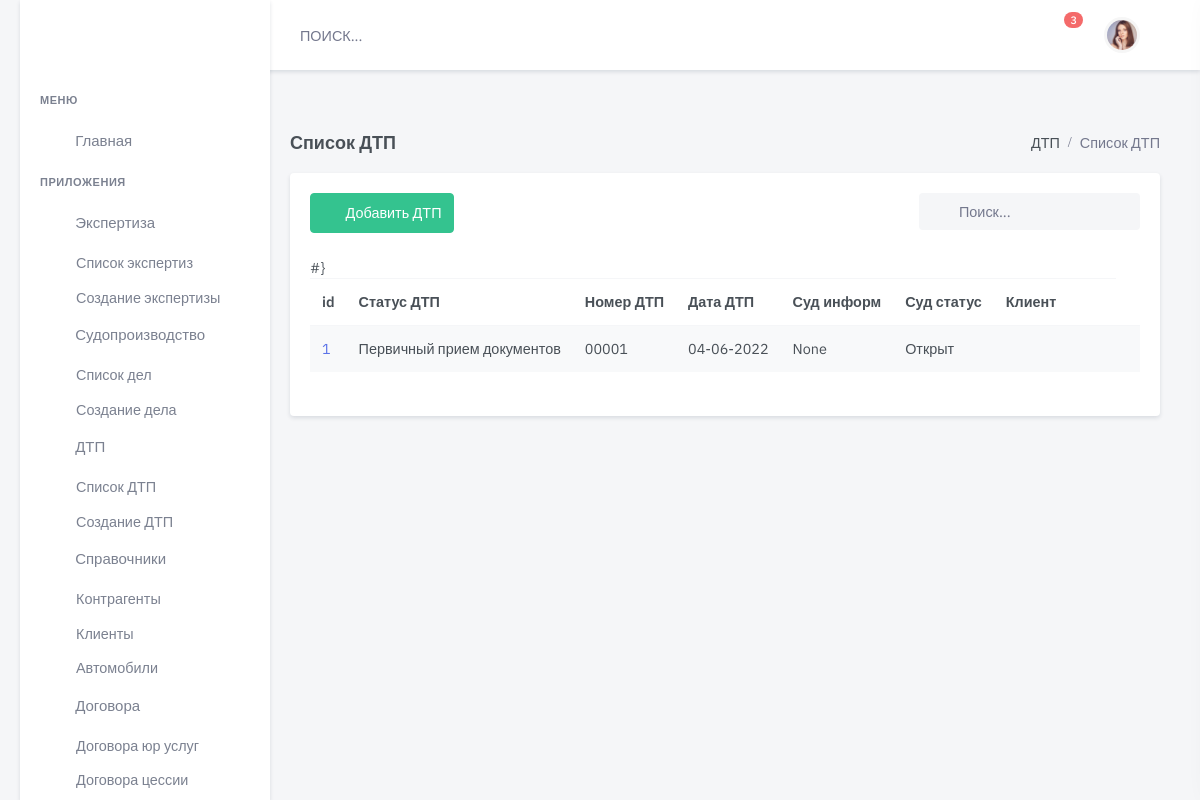
The page /accident/ on the database its author committed.
### accident/models.py (models this page shows, shortened)
class Accident(models.Model):
    status = models.ForeignKey(
        Status,
        on_delete=models.CASCADE,
        related_name='status_acc',
        blank=True,
        null=True, verbose_name='Статус  дела о ДТП')
    data = models.DateField(
        blank=True,
        null=True,
        default=None,
        verbose_name='Дата ДТП ')
    time = models.TimeField(
        blank=True,
        null=True,
        default=None,
        verbose_name='Время ДТП ')
    location_accident = models.CharField(
        max_length=400,
        blank=True,
        default=None,
        verbose_name='Место ДТП')
    number = models.CharField(
        max_length=24,
        blank=True,
        null=True,
        default=None,
        verbose_name='Номер протокола')
    dtp_doc = models.ForeignKey(
        AccidentDoc,
        on_delete=models.CASCADE,
        related_name='dtp_doc',
        blank=True,
        null=True, verbose_name='Документ Основание ')
    file_doc = models.FileField(
        upload_to='upload/protokol_doc/',
        null=True, default=None,
        verbose_name="Файл Основание",
        blank=True, )
    dtp_pos = models.ForeignKey(
        AccidentPos,
        on_delete=models.CASCADE,
        related_name='AccidentPos',
        blank=True,
        null=True,
        verbose_name='Документ Постановление ')
    file_pos = models.FileField(
        upload_to='upload/protokol_pos/',
        null=True,
        default=None,
        blank=True,
        verbose_name="Файл Постановление")
    court_info = models.ForeignKey(
        InfoCourt,
        on_delete=models.CASCADE,
        related_name='court_info',
        blank=True,
        null=True, verbose_name='Инфо о Судопроизводстве')
    data_insurance = models.DateField(
        blank=True,
        null=True,
        default=None,
        verbose_name='Дата обращения в Страховую')
    message = models.CharField(
        max_length=100000,
        blank=True,
        null=True,
        default=None,
        verbose_name='Комментарий')
    slug = models.SlugField(max_length=200, default=uuid.uuid1)
    is_active = models.BooleanField(default=True)
    created = models.DateTimeField(auto_now_add=True, auto_now=False)
    updated = models.DateTimeField(auto_now_add=False, auto_now=True)
    class Meta:
        verbose_name = "ДТП  "
        verbose_name_plural = "ДТП"
        ordering = ['-created']

class Status(models.Model):
    name = models.CharField(
        max_length=100,
        blank=True,
        null=True,
        default=None,
        verbose_name='Наименование')
    comment = models.CharField(
        max_length=100,
        blank=True,
        null=True,
        default=None,
        verbose_name='Комментарий')
    is_active = models.BooleanField(default=True)
    created = models.DateTimeField(auto_now_add=True, auto_now=False)
    updated = models.DateTimeField(auto_now_add=False, auto_now=True)
    def __str__(self):
        return "%s" % self.name
    class Meta:
        verbose_name = 'Статус  дела о ДТП'
        verbose_name_plural = 'Статусы дела о ДТП'

### court/models.py (models this page shows, shortened)
class InfoCourt(models.Model):
    status = models.ForeignKey(
        Status,
        on_delete=models.CASCADE,
        verbose_name='Статус  дела',
        related_name='court_status',
        default=None,
        blank=True,
        null=True
    )
    judge = models.ForeignKey(
        judge,
        on_delete=models.CASCADE,
        verbose_name='Судья',
        related_name='court_judge',
        default=None,
        blank=True,
        null=True
    )
    case_number = models.CharField(
        max_length=24,
        blank=True,
        null=True,
        default=None,
        verbose_name='Номер Судебного дела')
    uid_number = models.CharField(
        max_length=26,
        blank=True,
        null=True,
        default=None,
        verbose_name='УИД Судебного дела')
    data_reg = models.DateField(
        blank=True,
        null=True,
        default=None,
        verbose_name='Дата регистрации дела')
    location = models.ForeignKey(
        ListCourt,
        on_delete=models.CASCADE,
        blank=True,
        null=True,
        default=None,
        related_name='location', verbose_name='Место  ')
    message = models.TextField(
        max_length=50000,
        blank=True,
        null=True,
        default=None,
        verbose_name='Результат события Коментарий')
    is_active = models.BooleanField(default=True)
    created = models.DateTimeField(auto_now_add=True, auto_now=False)
    updated = models.DateTimeField(auto_now_add=False, auto_now=True)
    def __str__(self):
        return "%s" % self.uid_number
    class Meta:
        verbose_name = "Информация дела"
        verbose_name_plural = "Информация дела"
        ordering = ['-created']

class Status(models.Model):
    name = models.CharField(
        max_length=100,
        blank=True,
        null=True,
        default=None,
        verbose_name='Наименование')
    comment = models.CharField(
        max_length=100,
        blank=True,
        null=True,
        default=None,
        verbose_name='Комментарий')
    is_active = models.BooleanField(default=True)
    created = models.DateTimeField(auto_now_add=True, auto_now=False)
    updated = models.DateTimeField(auto_now_add=False, auto_now=True)
    def __str__(self):
        return "%s" % self.name
    class Meta:
        verbose_name = 'Статус  судебной оперции'
        verbose_name_plural = 'Статусы судебных операций'

### accident/views.py (the view)
# urls.py: path('', accident_list, name='accident-list'),
def accident_list(request):
    accident = Accident.objects.all()
    return render(request,
                  'dist/accident/list.html',
                  {'accident': accident,
                   }
                  )

### templates/dist/accident/list.html (shortened to what this page needs)
{% extends 'dist/include/base.html' %}
{% load static %}
{% block content %}
  <div class="main-content">
    <div class="page-content">
      <div class="container-fluid">
        <div class="row">
          <div class="col-12">
            <div class="page-title-box d-flex align-items-center justify-content-between">
              <h4 class="mb-0">Список ДТП</h4>
              <div class="page-title-right">
                <ol class="breadcrumb m-0">
                  <li class="breadcrumb-item"><a href="javascript: void(0);">ДТП</a></li>
                  <li class="breadcrumb-item active">Список ДТП</li>
                </ol>
              </div>
            </div>
          </div>
        </div>
        <div class="row">
          <div class="col-lg-12">
            <div class="card">
              <div class="card-body">
                <div class="row mb-2">
                  <div class="col-md-6">
                    <div class="mb-3">
                      <a href="{% url 'accident-new' %}" class="btn btn-success waves-effect waves-light">
                        <i class="mdi mdi-plus me-2"></i> Добавить ДТП</a>
                    </div>
                  </div>
                  <div class="col-md-6">
                    <div class="form-inline float-md-end mb-3">
                      <div class="search-box ms-2">
                        <div class="position-relative">
                          <input type="text" class="form-control rounded bg-light border-0" placeholder="Поиск...">
                          <i class="mdi mdi-magnify search-icon"></i>
                        </div>
                      </div>
                    </div>
                  </div>
                </div>
                <div class="table-responsive mb-4">
                  <table class="table table-striped table-nowrap mb-0">
                    <thead>
                    <tr>
                      <th scope="col">id</th>
                      <th scope="col">Статус ДТП</th>
                      <th scope="col">Номер ДТП</th>
                      <th scope="col">Дата ДТП</th>
                      <th scope="col">Суд информ</th>
                      <th scope="col">Суд статус</th>
                      <th scope="col" style="width: 200px;">Клиент</th>
                    </tr>
                    </thead>
                    <tbody>
                    {% if accident %}
                        {% for item in accident %}
                          <tr>
                            <td>
                              <a href="/accident/accident-add-partner/{{ item.id }}/">{{ item.id }}</a>
                            </td>
                            <td>{{ item.status }}</td>
                            <td>{{ item.number }}</td>
                            <td>{{ item.data |date:"d-m-Y" }}</td>
                            <td>{{ item.court_info}} </td>
                            <td>{{ item.court_info.status }}</td>
                            <td>{{ item.partner_accidentя }}</td>
                            <td>
                            </td>
                          </tr>
                        {% endfor %}
                {% endif %}
              </div>
            </div>
          </div>
        </div>
      </div>
    </div>
  </div>
{% endblock content %}

### static/css/accident-main.css (style rules this page uses)
body { font-family: sans-serif; background: #E8E8E8; padding: 20px; font-size: 17px; }
@media (max-width:1311px) { body { margin:0%; } }

### rows shown on the page
Accident: id "1", status "Первичный прием документов", number "00001", data "04-06-2022", court_info "None", court_info.status "Открыт"
